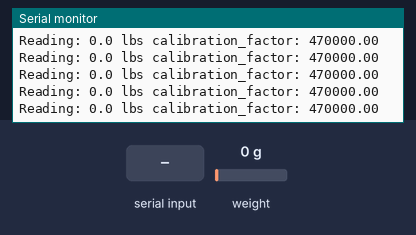
The sketch below on a simulated Arduino Uno, built with avr-gcc and run on an emulated ATmega328P. On the bench: the last lines printed to the serial monitor. The inputs (shaded band) are chosen by the test bench; at power-on: weight on the scale 0 g.

Above: at 3.3 s.
3.4 s: weight on the scale set to 100 g
At 3.4 s:
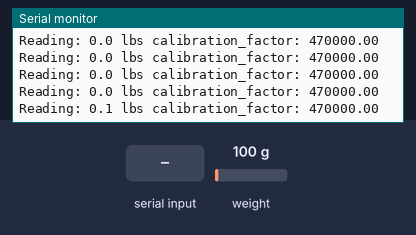
6.4 s: "+" received over Serial
At 6.54 s:
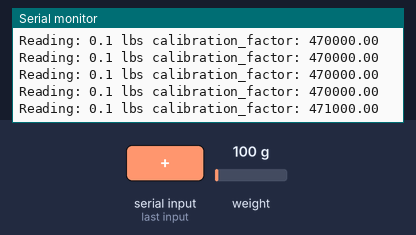
9.4 s: "a" received over Serial
At 9.48 s:
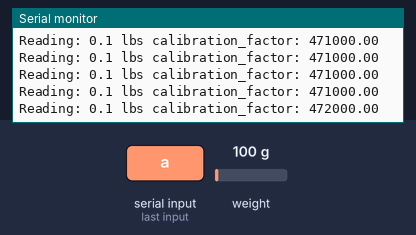
10.9 s: weight on the scale set to 1250 g
At 14.84 s:
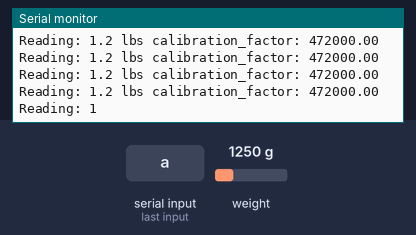
Timing chart, 0 to 14.9 s (numbered marks = the images above; inputs shaded):
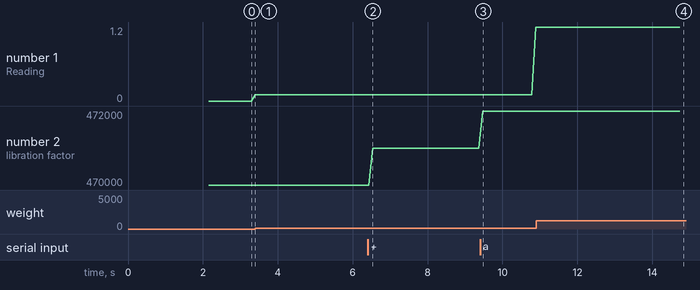

The sketch:

LoadCellCalibration.ino
```cpp
#include "HX711.h"

#define LOADCELL_DOUT_PIN  3
#define LOADCELL_SCK_PIN  2

HX711 scale;

float calibration_factor = 470000;

void setup() {
  Serial.begin(9600);
  Serial.println("HX711 calibration sketch");
  Serial.println("Remove all weight from scale");
  Serial.println("After readings begin, place known weight on scale");
  Serial.println("Press + or a to increase calibration factor");
  Serial.println("Press - or z to decrease calibration factor");

  scale.begin(LOADCELL_DOUT_PIN, LOADCELL_SCK_PIN);
  scale.set_scale();
  scale.tare(); //Reset the scale to 0

  long zero_factor = scale.read_average();
  Serial.print("Zero factor: ");
  Serial.println(zero_factor);
}

void loop() {

  scale.set_scale(calibration_factor);
  Serial.print("Reading: ");
  Serial.print(scale.get_units(), 1);
  Serial.print(" lbs");
  Serial.print(" calibration_factor: ");
  Serial.print(calibration_factor);
  Serial.println();

  if(Serial.available())
  {
    char temp = Serial.read();
    if(temp == '+' || temp == 'a')
      calibration_factor += 1000;
    else if(temp == '-' || temp == 'z')
      calibration_factor -= 1000;
  }
}
```

Measured:
- after the input at 6.4 s, the serial monitor: prints a new line after 0.13 s (image 2)
- after the input at 9.4 s, the serial monitor: prints a new line after 0.07 s (image 3)
- after the input at 10.9 s, the serial monitor: prints a new line after 0.09 s (image 4)
- plotted number 1: 0.1 → 1.2 after the input at 9.4 s
- plotted number 2: 470000 → 471000 after the input at 6.4 s, 471000 → 472000 after the input at 9.4 s
